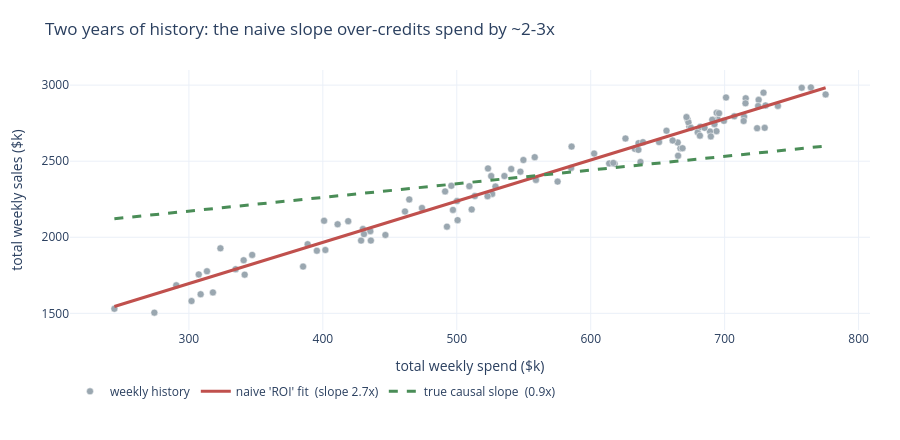

The notebook cell saved with this chart:
### Markdown cell above
## Act 1 · Why last year's dashboard lied

Before spending a dollar on testing, the analyst re-makes the case for *why*
testing is necessary. She pulls two years of weekly data and plots **total spend
vs. total sales**. The correlation is gorgeous — and useless.

The catch: Nomi, like everyone, **leans into spend when demand is already hot**
(new-product buzz, seasonality, a viral moment). So weeks with high spend are also
weeks with high underlying demand. A naive line through the cloud credits *spend*
for sales that **demand** would have delivered anyway. That inflated slope is the
number the old dashboard reported as "ROI."

### Code cell
# A plausible observational history: a hidden 'demand' driver moves BOTH spend
# and sales, so the naive slope over-credits spend. (Illustrative, not a fit.)
rng = np.random.default_rng(3)
weeks = 104
demand = np.cumsum(rng.normal(0, 1, weeks)); demand = (demand - demand.mean()) / demand.std()
season = 0.6 * np.sin(np.arange(weeks) * 2 * np.pi / 52)
hot = demand + season                                        # latent demand index
spend = 560 + 130 * hot + rng.normal(0, 25, weeks)           # $k/week: planners chase demand
TRUE_MARGINAL = 0.9                                          # $ sales per $ spend, held-demand
sales = 1900 + TRUE_MARGINAL * spend + 240 * hot + rng.normal(0, 60, weeks)  # $k/week

naive_slope = np.polyfit(spend, sales, 1)[0]                 # what the dashboard 'sees'
xs = np.linspace(spend.min(), spend.max(), 50)
fig = go.Figure()
fig.add_trace(go.Scatter(x=spend, y=sales, mode="markers", name="weekly history",
    marker=dict(color="#9aa7b0", size=7, line=dict(color="white", width=0.5))))
fig.add_trace(go.Scatter(x=xs, y=np.polyval(np.polyfit(spend, sales, 1), xs), mode="lines",
    name=f"naive 'ROI' fit  (slope {naive_slope:.1f}x)", line=dict(color="#c0504d", width=3)))
fig.add_trace(go.Scatter(x=xs, y=sales.mean() + TRUE_MARGINAL * (xs - spend.mean()), mode="lines",
    name=f"true causal slope  ({TRUE_MARGINAL:.1f}x)", line=dict(color="#4a8d57", width=3, dash="dash")))
fig.update_layout(height=440, margin=dict(l=70, r=30, t=70, b=110),
    title="Two years of history: the naive slope over-credits spend by ~2-3x",
    xaxis_title="total weekly spend ($k)", yaxis_title="total weekly sales ($k)",
    legend=dict(orientation="h", yanchor="top", y=-0.18, x=0))
fig.show()
print(f"Naive slope says every $1 returns ${naive_slope:.1f}. Held-demand truth is ${TRUE_MARGINAL:.1f}.")
print("The gap is pure confounding — and it's per-channel, so the RANKING is wrong too.")
assert naive_slope > TRUE_MARGINAL * 1.5      # confounding materially inflates the read

### Figure 1 — Plotly figure (JSON) as saved in the notebook; plotly's stock layout.template omitted (floating-point values rounded to 4 significant figures)
{"data": [{"marker": {"color": "#9aa7b0", "line": {"color": "white", "width": 0.5}, "size": 7}, "mode": "markers", "name": "weekly history", "type": "scatter", "x": [757.6, 672.3, 694.7, 693.9, 673.6, 729.9, 617.9, 613.8, 491.3, 691.9, 699.5, 714.5, 633.0, 689.1, 637.2, 558.2, 585.7, 575.3, 635.7, 635.6, 665.2, 673.0, 714.2, 667.0, 689.7, 679.9, 775.4, 692.4, 694.0, 715.7, 724.2, 681.5, 690.8, 707.2, 729.0, 725.4, 585.4, 665.0, 668.6, 523.3, 528.9, 547.5, 525.7, 526.4, 540.6, 523.0, 602.6, 639.0, 656.6, 674.8, 701.0, 681.8, 695.8, 739.7, 730.5, 715.6, 764.4, 625.9, 671.5, 725.0, 651.0, 685.0, 549.7, 661.2, 535.6, 509.4, 559.1, 616.9, 513.5, 464.5, 511.1, 429.9, 500.2, 461.3, 435.8, 446.7, 474.0, 492.7, 411.0, 313.5, 395.5, 435.4, 428.6, 497.2, 495.9, 500.6, 400.9, 401.9, 418.9, 340.9, 317.9, 290.6, 334.9, 385.2, 308.8, 244.4, 274.2, 301.9, 341.6, 347.2, 307.3, 388.7, 323.5, 430.7], "y": [2982.0, 2774.0, 2775.0, 2697.0, 2727.0, 2719.0, 2483.0, 2485.0, 2301.0, 2771.0, 2765.0, 2792.0, 2581.0, 2695.0, 2495.0, 2526.0, 2596.0, 2366.0, 2619.0, 2574.0, 2536.0, 2755.0, 2764.0, 2585.0, 2663.0, 2690.0, 2939.0, 2743.0, 2818.0, 2913.0, 2717.0, 2668.0, 2772.0, 2795.0, 2950.0, 2903.0, 2456.0, 2623.0, 2585.0, 2452.0, 2334.0, 2431.0, 2402.0, 2285.0, 2448.0, 2270.0, 2550.0, 2625.0, 2700.0, 2719.0, 2919.0, 2726.0, 2815.0, 2863.0, 2866.0, 2880.0, 2985.0, 2649.0, 2790.0, 2862.0, 2626.0, 2719.0, 2508.0, 2636.0, 2403.0, 2336.0, 2377.0, 2489.0, 2271.0, 2249.0, 2183.0, 2054.0, 2238.0, 2170.0, 1978.0, 2015.0, 2192.0, 2070.0, 2085.0, 1777.0, 1912.0, 2040.0, 1978.0, 2180.0, 2338.0, 2113.0, 2108.0, 1917.0, 2106.0, 1849.0, 1638.0, 1685.0, 1790.0, 1807.0, 1626.0, 1530.0, 1505.0, 1581.0, 1754.0, 1884.0, 1756.0, 1954.0, 1927.0, 2021.0]}, {"line": {"color": "#c0504d", "width": 3}, "mode": "lines", "name": "naive 'ROI' fit  (slope 2.7x)", "type": "scatter", "x": [244.4, 255.2, 266.0, 276.9, 287.7, 298.5, 309.4, 320.2, 331.1, 341.9, 352.7, 363.6, 374.4, 385.2, 396.1, 406.9, 417.8, 428.6, 439.4, 450.3, 461.1, 471.9, 482.8, 493.6, 504.5, 515.3, 526.1, 537.0, 547.8, 558.6, 569.5, 580.3, 591.2, 602.0, 612.8, 623.7, 634.5, 645.3, 656.2, 667.0, 677.9, 688.7, 699.5, 710.4, 721.2, 732.0, 742.9, 753.7, 764.6, 775.4], "y": [1545.0, 1574.0, 1604.0, 1633.0, 1662.0, 1692.0, 1721.0, 1750.0, 1780.0, 1809.0, 1838.0, 1868.0, 1897.0, 1926.0, 1956.0, 1985.0, 2014.0, 2044.0, 2073.0, 2102.0, 2132.0, 2161.0, 2190.0, 2220.0, 2249.0, 2278.0, 2308.0, 2337.0, 2366.0, 2396.0, 2425.0, 2454.0, 2484.0, 2513.0, 2542.0, 2572.0, 2601.0, 2630.0, 2660.0, 2689.0, 2718.0, 2748.0, 2777.0, 2806.0, 2836.0, 2865.0, 2894.0, 2924.0, 2953.0, 2982.0]}, {"line": {"color": "#4a8d57", "dash": "dash", "width": 3}, "mode": "lines", "name": "true causal slope  (0.9x)", "type": "scatter", "x": [244.4, 255.2, 266.0, 276.9, 287.7, 298.5, 309.4, 320.2, 331.1, 341.9, 352.7, 363.6, 374.4, 385.2, 396.1, 406.9, 417.8, 428.6, 439.4, 450.3, 461.1, 471.9, 482.8, 493.6, 504.5, 515.3, 526.1, 537.0, 547.8, 558.6, 569.5, 580.3, 591.2, 602.0, 612.8, 623.7, 634.5, 645.3, 656.2, 667.0, 677.9, 688.7, 699.5, 710.4, 721.2, 732.0, 742.9, 753.7, 764.6, 775.4], "y": [2122.0, 2132.0, 2141.0, 2151.0, 2161.0, 2171.0, 2180.0, 2190.0, 2200.0, 2210.0, 2219.0, 2229.0, 2239.0, 2249.0, 2258.0, 2268.0, 2278.0, 2288.0, 2297.0, 2307.0, 2317.0, 2327.0, 2336.0, 2346.0, 2356.0, 2366.0, 2375.0, 2385.0, 2395.0, 2405.0, 2414.0, 2424.0, 2434.0, 2444.0, 2453.0, 2463.0, 2473.0, 2483.0, 2492.0, 2502.0, 2512.0, 2522.0, 2531.0, 2541.0, 2551.0, 2561.0, 2570.0, 2580.0, 2590.0, 2600.0]}], "layout": {"height": 440, "legend": {"orientation": "h", "x": 0, "y": -0.18, "yanchor": "top"}, "margin": {"b": 110, "l": 70, "r": 30, "t": 70}, "title": {"text": "Two years of history: the naive slope over-credits spend by ~2-3x"}, "xaxis": {"title": {"text": "total weekly spend ($k)"}}, "yaxis": {"title": {"text": "total weekly sales ($k)"}}}}
